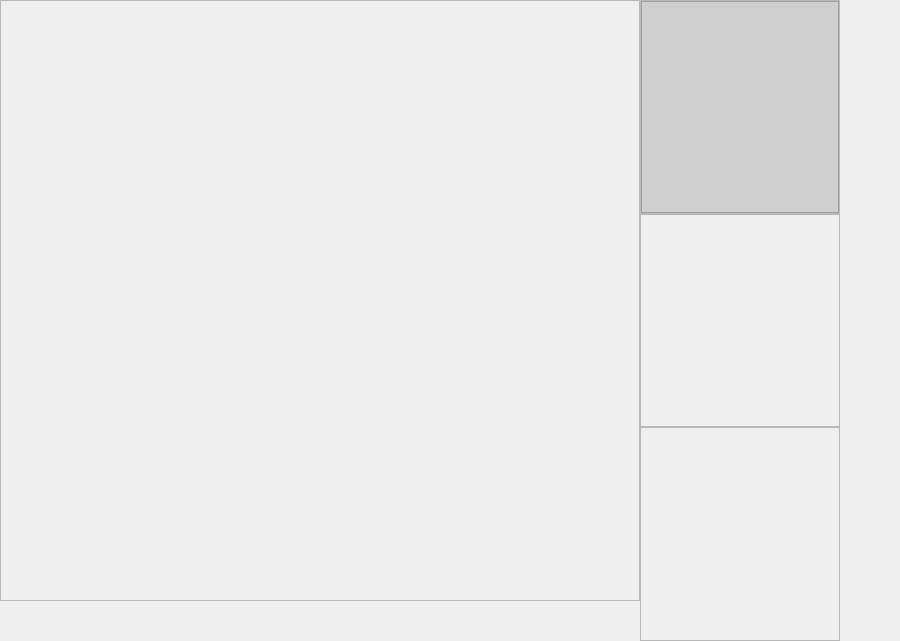
<?xml version="1.0" encoding="UTF-8"?>
<ui version="4.0">
 <class>Form</class>
 <widget class="QWidget" name="Form">
  <property name="geometry">
   <rect>
    <x>0</x>
    <y>0</y>
    <width>900</width>
    <height>641</height>
   </rect>
  </property>
  <property name="windowTitle">
   <string>Form</string>
  </property>
  <layout class="QGridLayout" name="gridLayout">
   <property name="leftMargin">
    <number>0</number>
   </property>
   <property name="topMargin">
    <number>0</number>
   </property>
   <property name="rightMargin">
    <number>0</number>
   </property>
   <property name="bottomMargin">
    <number>0</number>
   </property>
   <item row="0" column="0">
    <layout class="QHBoxLayout" name="horizontalLayout">
     <property name="spacing">
      <number>0</number>
     </property>
     <item>
      <layout class="QVBoxLayout" name="verticalLayoutViews">
       <property name="spacing">
        <number>0</number>
       </property>
       <item>
        <widget class="QFrame" name="frameViewArea">
         <property name="sizePolicy">
          <sizepolicy hsizetype="Expanding" vsizetype="Expanding">
           <horstretch>0</horstretch>
           <verstretch>0</verstretch>
          </sizepolicy>
         </property>
         <property name="frameShape">
          <enum>QFrame::StyledPanel</enum>
         </property>
         <property name="frameShadow">
          <enum>QFrame::Raised</enum>
         </property>
        </widget>
       </item>
       <item>
        <layout class="QHBoxLayout" name="horizontalLayout_2">
         <property name="spacing">
          <number>10</number>
         </property>
         <property name="leftMargin">
          <number>0</number>
         </property>
         <property name="topMargin">
          <number>10</number>
         </property>
         <item>
          <widget class="QLabel" name="labelFullShow">
           <property name="sizePolicy">
            <sizepolicy hsizetype="Fixed" vsizetype="Fixed">
             <horstretch>0</horstretch>
             <verstretch>0</verstretch>
            </sizepolicy>
           </property>
           <property name="minimumSize">
            <size>
             <width>30</width>
             <height>30</height>
            </size>
           </property>
           <property name="maximumSize">
            <size>
             <width>30</width>
             <height>30</height>
            </size>
           </property>
           <property name="text">
            <string/>
           </property>
          </widget>
         </item>
         <item>
          <widget class="QLabel" name="labelEqualShow">
           <property name="sizePolicy">
            <sizepolicy hsizetype="Fixed" vsizetype="Fixed">
             <horstretch>0</horstretch>
             <verstretch>0</verstretch>
            </sizepolicy>
           </property>
           <property name="minimumSize">
            <size>
             <width>30</width>
             <height>30</height>
            </size>
           </property>
           <property name="maximumSize">
            <size>
             <width>30</width>
             <height>30</height>
            </size>
           </property>
           <property name="text">
            <string/>
           </property>
          </widget>
         </item>
         <item>
          <widget class="QLabel" name="labelEncircleShow">
           <property name="sizePolicy">
            <sizepolicy hsizetype="Minimum" vsizetype="Fixed">
             <horstretch>0</horstretch>
             <verstretch>0</verstretch>
            </sizepolicy>
           </property>
           <property name="minimumSize">
            <size>
             <width>30</width>
             <height>30</height>
            </size>
           </property>
           <property name="maximumSize">
            <size>
             <width>30</width>
             <height>30</height>
            </size>
           </property>
           <property name="text">
            <string/>
           </property>
          </widget>
         </item>
         <item>
          <spacer name="horizontalSpacer">
           <property name="orientation">
            <enum>Qt::Horizontal</enum>
           </property>
           <property name="sizeHint" stdset="0">
            <size>
             <width>40</width>
             <height>20</height>
            </size>
           </property>
          </spacer>
         </item>
        </layout>
       </item>
      </layout>
     </item>
     <item>
      <layout class="QVBoxLayout" name="verticalLayout">
       <property name="spacing">
        <number>0</number>
       </property>
       <item>
        <widget class="QFrame" name="frameViewOption">
         <property name="sizePolicy">
          <sizepolicy hsizetype="Fixed" vsizetype="Preferred">
           <horstretch>0</horstretch>
           <verstretch>0</verstretch>
          </sizepolicy>
         </property>
         <property name="minimumSize">
          <size>
           <width>0</width>
           <height>0</height>
          </size>
         </property>
         <property name="maximumSize">
          <size>
           <width>200</width>
           <height>16777215</height>
          </size>
         </property>
         <property name="frameShape">
          <enum>QFrame::StyledPanel</enum>
         </property>
         <property name="frameShadow">
          <enum>QFrame::Raised</enum>
         </property>
         <layout class="QGridLayout" name="gridLayout_2">
          <property name="leftMargin">
           <number>0</number>
          </property>
          <property name="topMargin">
           <number>0</number>
          </property>
          <property name="rightMargin">
           <number>0</number>
          </property>
          <property name="bottomMargin">
           <number>0</number>
          </property>
          <property name="spacing">
           <number>0</number>
          </property>
          <item row="0" column="0">
           <widget class="QListView" name="listViewOption">
            <property name="sizePolicy">
             <sizepolicy hsizetype="Preferred" vsizetype="Preferred">
              <horstretch>0</horstretch>
              <verstretch>0</verstretch>
             </sizepolicy>
            </property>
            <property name="styleSheet">
             <string notr="true">background-color: rgb(207, 207, 207);</string>
            </property>
            <property name="lineWidth">
             <number>1</number>
            </property>
           </widget>
          </item>
         </layout>
        </widget>
       </item>
       <item>
        <widget class="QFrame" name="frameViewPanel">
         <property name="sizePolicy">
          <sizepolicy hsizetype="Preferred" vsizetype="Preferred">
           <horstretch>0</horstretch>
           <verstretch>0</verstretch>
          </sizepolicy>
         </property>
         <property name="minimumSize">
          <size>
           <width>0</width>
           <height>0</height>
          </size>
         </property>
         <property name="maximumSize">
          <size>
           <width>16777215</width>
           <height>16777215</height>
          </size>
         </property>
         <property name="frameShape">
          <enum>QFrame::StyledPanel</enum>
         </property>
         <property name="frameShadow">
          <enum>QFrame::Raised</enum>
         </property>
        </widget>
       </item>
       <item>
        <widget class="QFrame" name="frameViewState">
         <property name="sizePolicy">
          <sizepolicy hsizetype="Preferred" vsizetype="Preferred">
           <horstretch>0</horstretch>
           <verstretch>0</verstretch>
          </sizepolicy>
         </property>
         <property name="minimumSize">
          <size>
           <width>0</width>
           <height>0</height>
          </size>
         </property>
         <property name="maximumSize">
          <size>
           <width>16777215</width>
           <height>16777215</height>
          </size>
         </property>
         <property name="frameShape">
          <enum>QFrame::StyledPanel</enum>
         </property>
         <property name="frameShadow">
          <enum>QFrame::Raised</enum>
         </property>
         <layout class="QGridLayout" name="gridLayout_3">
          <property name="leftMargin">
           <number>0</number>
          </property>
          <property name="topMargin">
           <number>0</number>
          </property>
          <property name="rightMargin">
           <number>0</number>
          </property>
          <property name="bottomMargin">
           <number>0</number>
          </property>
          <property name="spacing">
           <number>0</number>
          </property>
          <item row="0" column="0">
           <widget class="QLabel" name="lbViewState">
            <property name="text">
             <string/>
            </property>
           </widget>
          </item>
         </layout>
        </widget>
       </item>
      </layout>
     </item>
     <item>
      <layout class="QVBoxLayout" name="verticalLayout_2">
       <property name="spacing">
        <number>10</number>
       </property>
       <property name="leftMargin">
        <number>10</number>
       </property>
       <item>
        <widget class="QLabel" name="btnViewOption">
         <property name="sizePolicy">
          <sizepolicy hsizetype="Fixed" vsizetype="Fixed">
           <horstretch>0</horstretch>
           <verstretch>0</verstretch>
          </sizepolicy>
         </property>
         <property name="minimumSize">
          <size>
           <width>50</width>
           <height>50</height>
          </size>
         </property>
         <property name="maximumSize">
          <size>
           <width>50</width>
           <height>50</height>
          </size>
         </property>
         <property name="text">
          <string/>
         </property>
        </widget>
       </item>
       <item>
        <widget class="QLabel" name="btnViewPanel">
         <property name="sizePolicy">
          <sizepolicy hsizetype="Fixed" vsizetype="Fixed">
           <horstretch>0</horstretch>
           <verstretch>0</verstretch>
          </sizepolicy>
         </property>
         <property name="minimumSize">
          <size>
           <width>50</width>
           <height>50</height>
          </size>
         </property>
         <property name="maximumSize">
          <size>
           <width>50</width>
           <height>50</height>
          </size>
         </property>
         <property name="text">
          <string/>
         </property>
        </widget>
       </item>
       <item>
        <widget class="QLabel" name="btnViewState">
         <property name="sizePolicy">
          <sizepolicy hsizetype="Fixed" vsizetype="Fixed">
           <horstretch>0</horstretch>
           <verstretch>0</verstretch>
          </sizepolicy>
         </property>
         <property name="minimumSize">
          <size>
           <width>50</width>
           <height>50</height>
          </size>
         </property>
         <property name="maximumSize">
          <size>
           <width>50</width>
           <height>50</height>
          </size>
         </property>
         <property name="text">
          <string/>
         </property>
        </widget>
       </item>
       <item>
        <spacer name="verticalSpacer">
         <property name="orientation">
          <enum>Qt::Vertical</enum>
         </property>
         <property name="sizeHint" stdset="0">
          <size>
           <width>20</width>
           <height>40</height>
          </size>
         </property>
        </spacer>
       </item>
      </layout>
     </item>
    </layout>
   </item>
  </layout>
 </widget>
 <resources/>
 <connections/>
</ui>
